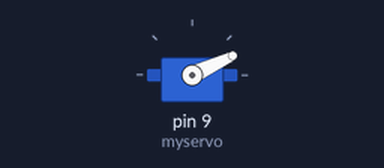
Simulated run of this sketch. Board: Arduino Uno, built with avr-gcc and run on an emulated ATmega328P. On the bench: servo.

Above: at 0.4 s.
At 1.6 s:
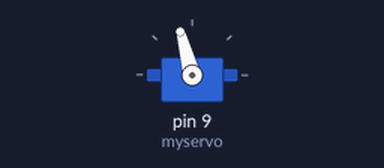
At 2.8 s:
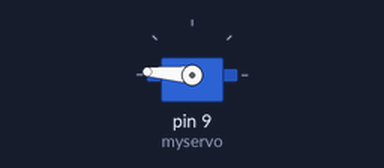
At 5.5 s:
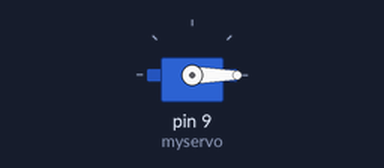
Timing chart, 0 to 7.0 s (numbered marks = the images above):
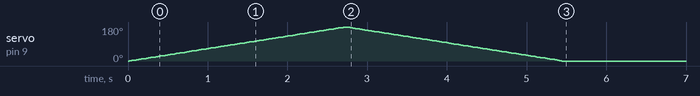

The sketch:

servo_0deg.ino
```cpp
#include <Servo.h>

Servo myservo; // create servo object to control a servo
int pos = 0;   // variable to store the servo position

void setup()
{
    myservo.attach(9); // attaches the servo on pin 9 to the servo object

    // Sweep from 0 to 180 degrees
    for (pos = 0; pos <= 180; pos++)
    {
        myservo.write(pos);
        delay(15);
    }

    // Sweep back to 0 degrees
    for (pos = 180; pos >= 0; pos--)
    {
        myservo.write(pos);
        delay(15);
    }
}

void loop()
{
    // Do nothing after one sweep
}
```
